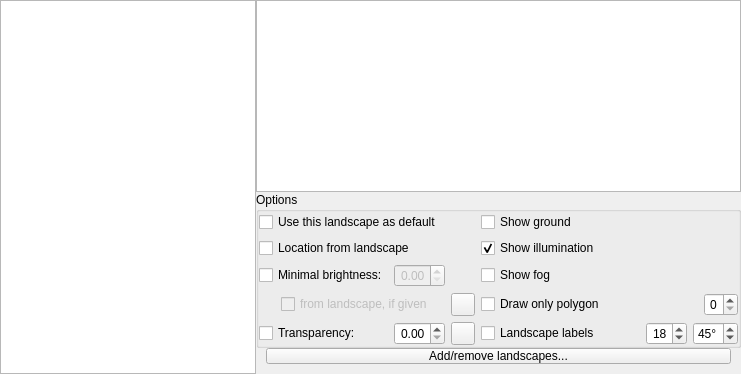
        <widget class="QWidget" name="page_landscape">
         <layout class="QGridLayout" name="gridLayout_3">
          <property name="leftMargin">
           <number>0</number>
          </property>
          <property name="topMargin">
           <number>0</number>
          </property>
          <property name="rightMargin">
           <number>0</number>
          </property>
          <property name="bottomMargin">
           <number>0</number>
          </property>
          <property name="spacing">
           <number>0</number>
          </property>
          <item row="0" column="1">
           <widget class="QTextBrowser" name="landscapeTextBrowser">
            <property name="enabled">
             <bool>true</bool>
            </property>
            <property name="sizePolicy">
             <sizepolicy hsizetype="Expanding" vsizetype="Expanding">
              <horstretch>0</horstretch>
              <verstretch>0</verstretch>
             </sizepolicy>
            </property>
            <property name="frameShape">
             <enum>QFrame::StyledPanel</enum>
            </property>
            <property name="lineWidth">
             <number>1</number>
            </property>
            <property name="verticalScrollBarPolicy">
             <enum>Qt::ScrollBarAsNeeded</enum>
            </property>
            <property name="horizontalScrollBarPolicy">
             <enum>Qt::ScrollBarAlwaysOff</enum>
            </property>
            <property name="openExternalLinks">
             <bool>true</bool>
            </property>
           </widget>
          </item>
          <item row="3" column="1">
           <widget class="QPushButton" name="pushButtonAddRemoveLandscapes">
            <property name="styleSheet">
             <string notr="true">margin-left: 10px; margin-right: 10px; margin-bottom:10px;</string>
            </property>
            <property name="text">
             <string>Add/remove landscapes...</string>
            </property>
           </widget>
          </item>
          <item row="1" column="1">
           <widget class="QGroupBox" name="landscapeOptionsGroupBox">
            <property name="sizePolicy">
             <sizepolicy hsizetype="Preferred" vsizetype="Minimum">
              <horstretch>0</horstretch>
              <verstretch>0</verstretch>
             </sizepolicy>
            </property>
            <property name="title">
             <string>Options</string>
            </property>
            <property name="checkable">
             <bool>false</bool>
            </property>
            <layout class="QGridLayout" name="gridLayout_7">
             <property name="leftMargin">
              <number>0</number>
             </property>
             <property name="topMargin">
              <number>0</number>
             </property>
             <property name="rightMargin">
              <number>0</number>
             </property>
             <property name="bottomMargin">
              <number>0</number>
             </property>
             <item row="5" column="0">
              <layout class="QHBoxLayout" name="horizontalLayout_25">
               <property name="leftMargin">
                <number>22</number>
               </property>
               <item>
                <widget class="QCheckBox" name="localLandscapeBrightnessCheckBox">
                 <property name="enabled">
                  <bool>false</bool>
                 </property>
                 <property name="toolTip">
                  <string>Use minimal brightness as may be specified in landscape.ini</string>
                 </property>
                 <property name="text">
                  <string>from landscape, if given</string>
                 </property>
                </widget>
               </item>
              </layout>
             </item>
             <item row="3" column="2">
              <widget class="QCheckBox" name="landscapeIlluminationCheckBox">
               <property name="toolTip">
                <string>Show illumination layer (bright windows, light pollution, etc.)</string>
               </property>
               <property name="text">
                <string>Show illumination </string>
               </property>
               <property name="checked">
                <bool>true</bool>
               </property>
              </widget>
             </item>
             <item row="6" column="0">
              <layout class="QHBoxLayout" name="horizontalLayout_13">
               <item>
                <widget class="QCheckBox" name="landscapeTransparencyCheckBox">
                 <property name="sizePolicy">
                  <sizepolicy hsizetype="Expanding" vsizetype="Fixed">
                   <horstretch>0</horstretch>
                   <verstretch>0</verstretch>
                  </sizepolicy>
                 </property>
                 <property name="text">
                  <string>Transparency:</string>
                 </property>
                </widget>
               </item>
               <item>
                <widget class="QDoubleSpinBox" name="landscapeTransparencySpinBox">
                 <property name="alignment">
                  <set>Qt::AlignRight|Qt::AlignTrailing|Qt::AlignVCenter</set>
                 </property>
                 <property name="minimum">
                  <double>0.000000000000000</double>
                 </property>
                 <property name="maximum">
                  <double>1.000000000000000</double>
                 </property>
                 <property name="singleStep">
                  <double>0.010000000000000</double>
                 </property>
                 <property name="value">
                  <double>0.000000000000000</double>
                 </property>
                </widget>
               </item>
              </layout>
             </item>
             <item row="5" column="2">
              <layout class="QHBoxLayout" name="landscapePolylineHorizontalLayout">
               <item>
                <widget class="QCheckBox" name="landscapePolylineCheckBox">
                 <property name="sizePolicy">
                  <sizepolicy hsizetype="MinimumExpanding" vsizetype="Fixed">
                   <horstretch>0</horstretch>
                   <verstretch>0</verstretch>
                  </sizepolicy>
                 </property>
                 <property name="toolTip">
                  <string>Draw horizon polyline if one is defined.</string>
                 </property>
                 <property name="text">
                  <string>Draw only polygon</string>
                 </property>
                </widget>
               </item>
               <item>
                <widget class="QSpinBox" name="landscapePolylineThicknessSpinBox">
                 <property name="toolTip">
                  <string>Thickness of line in pixels</string>
                 </property>
                 <property name="alignment">
                  <set>Qt::AlignRight|Qt::AlignTrailing|Qt::AlignVCenter</set>
                 </property>
                 <property name="minimum">
                  <number>0</number>
                 </property>
                 <property name="maximum">
                  <number>5</number>
                 </property>
                </widget>
               </item>
              </layout>
             </item>
             <item row="4" column="0">
              <layout class="QHBoxLayout" name="horizontalLayout_11">
               <item>
                <widget class="QCheckBox" name="landscapeBrightnessCheckBox">
                 <property name="sizePolicy">
                  <sizepolicy hsizetype="MinimumExpanding" vsizetype="Fixed">
                   <horstretch>0</horstretch>
                   <verstretch>0</verstretch>
                  </sizepolicy>
                 </property>
                 <property name="toolTip">
                  <string>Use minimal brightness to leave landscape visible also in darkness</string>
                 </property>
                 <property name="text">
                  <string>Minimal brightness:</string>
                 </property>
                </widget>
               </item>
               <item>
                <widget class="QDoubleSpinBox" name="landscapeBrightnessSpinBox">
                 <property name="enabled">
                  <bool>false</bool>
                 </property>
                 <property name="toolTip">
                  <string>Value range 0..1 (landscape is black at night - landscape is fully bright)</string>
                 </property>
                 <property name="alignment">
                  <set>Qt::AlignRight|Qt::AlignTrailing|Qt::AlignVCenter</set>
                 </property>
                 <property name="maximum">
                  <double>1.000000000000000</double>
                 </property>
                 <property name="singleStep">
                  <double>0.010000000000000</double>
                 </property>
                </widget>
               </item>
              </layout>
             </item>
             <item row="6" column="2">
              <layout class="QHBoxLayout" name="horizontalLayout_3">
               <item>
                <widget class="QCheckBox" name="landscapeLabelsCheckBox">
                 <property name="sizePolicy">
                  <sizepolicy hsizetype="Maximum" vsizetype="Fixed">
                   <horstretch>0</horstretch>
                   <verstretch>0</verstretch>
                  </sizepolicy>
                 </property>
                 <property name="text">
                  <string>Landscape labels</string>
                 </property>
                </widget>
               </item>
               <item>
                <spacer name="horizontalSpacer_9">
                 <property name="orientation">
                  <enum>Qt::Horizontal</enum>
                 </property>
                 <property name="sizeHint" stdset="0">
                  <size>
                   <width>40</width>
                   <height>20</height>
                  </size>
                 </property>
                </spacer>
               </item>
               <item>
                <widget class="QSpinBox" name="landscapeLabelsFontSizeSpinBox">
                 <property name="toolTip">
                  <string>Font size</string>
                 </property>
                 <property name="alignment">
                  <set>Qt::AlignRight|Qt::AlignTrailing|Qt::AlignVCenter</set>
                 </property>
                 <property name="minimum">
                  <number>5</number>
                 </property>
                 <property name="maximum">
                  <number>48</number>
                 </property>
                 <property name="value">
                  <number>18</number>
                 </property>
                </widget>
               </item>
               <item>
                <widget class="QSpinBox" name="landscapeLabelsAngleSpinBox">
                 <property name="toolTip">
                  <string>Text angle</string>
                 </property>
                 <property name="suffix">
                  <string notr="true">°</string>
                 </property>
                 <property name="minimum">
                  <number>0</number>
                 </property>
                 <property name="maximum">
                  <number>90</number>
                 </property>
                 <property name="singleStep">
                  <number>5</number>
                 </property>
                 <property name="value">
                  <number>45</number>
                 </property>
                </widget>
               </item>
              </layout>
             </item>
             <item row="6" column="1">
              <widget class="ColorButton" name="labelsColorButton">
               <property name="toolTip">
                <string>Color for landscape labels</string>
               </property>
               <property name="text">
                <string notr="true"/>
               </property>
              </widget>
             </item>
             <item row="5" column="1">
              <widget class="ColorButton" name="polygonColorButton">
               <property name="toolTip">
                <string>Color for polygon line</string>
               </property>
               <property name="text">
                <string/>
               </property>
              </widget>
             </item>
             <item row="4" column="2">
              <widget class="QCheckBox" name="showFogCheckBox">
               <property name="text">
                <string>Show fog</string>
               </property>
              </widget>
             </item>
             <item row="2" column="2">
              <widget class="QCheckBox" name="showGroundCheckBox">
               <property name="text">
                <string>Show ground</string>
               </property>
              </widget>
             </item>
             <item row="3" column="0">
              <widget class="QCheckBox" name="landscapeLocationCheckBox">
               <property name="toolTip">
                <string>Set the planet and location as specified for the selected landscape</string>
               </property>
               <property name="text">
                <string>Location from landscape</string>
               </property>
              </widget>
             </item>
             <item row="2" column="0">
              <widget class="QCheckBox" name="useAsDefaultLandscapeCheckBox">
               <property name="text">
                <string>Use this landscape as default</string>
               </property>
              </widget>
             </item>
            </layout>
           </widget>
          </item>
          <item row="0" column="0" rowspan="5">
           <widget class="QListWidget" name="landscapesListWidget">
            <property name="sizePolicy">
             <sizepolicy hsizetype="Preferred" vsizetype="Expanding">
              <horstretch>0</horstretch>
              <verstretch>0</verstretch>
             </sizepolicy>
            </property>
            <property name="focusPolicy">
             <enum>Qt::NoFocus</enum>
            </property>
            <property name="horizontalScrollBarPolicy">
             <enum>Qt::ScrollBarAlwaysOff</enum>
            </property>
           </widget>
          </item>
         </layout>
        </widget>
